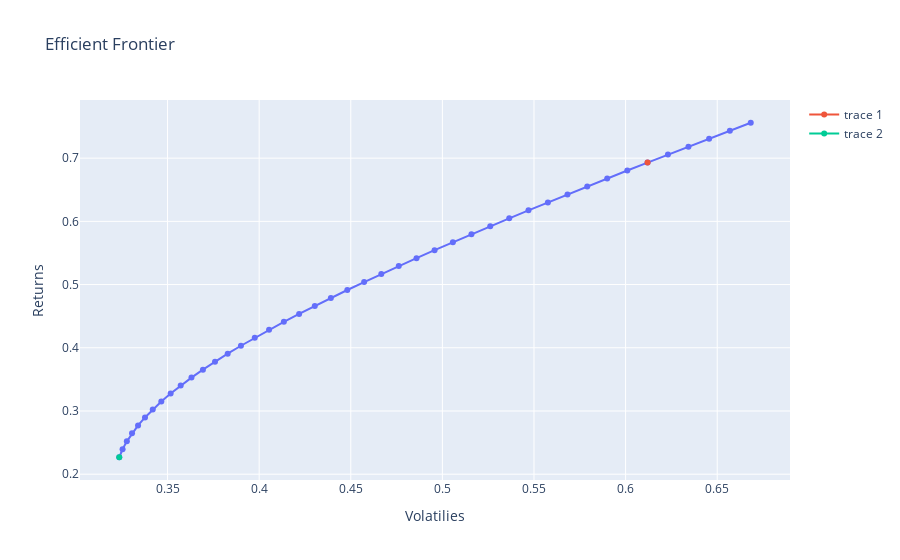

The notebook cell saved with this chart:
### Code cell
import plotly.express as px

hover_data = ['Sharpe', *tickers]

max_sharpe = df[df.Sharpe == df.Sharpe.max()]
min_vol = df[df.Volatilies == df.Volatilies.min()]

fig = px.line(df, x="Volatilies", y="Returns", hover_data=hover_data, title="Efficient Frontier")
fig.data[0].update(mode='markers+lines')

fig.add_scatter(x=max_sharpe.Volatilies, y=max_sharpe.Returns)
fig.add_scatter(x=min_vol.Volatilies, y=min_vol.Returns)

fig.show()

### Figure 1 — Plotly figure (JSON) as saved in the notebook; plotly's stock layout.template omitted (floating-point values rounded to 4 significant figures; data arrays with more than 128 entries replaced by an {"elided": "..."} marker saying what was removed)
{"data": [{"customdata": {"elided": "43x5 mixed values"}, "hovertemplate": "Volatilies=%{x}<br>Returns=%{y}<br>Sharpe=%{customdata[0]}<br>BPAC11.SA=%{customdata[1]}<br>ITUB4.SA=%{customdata[2]}<br>OIBR3.SA=%{customdata[3]}<br>PETR4.SA=%{customdata[4]}<extra></extra>", "legendgroup": "", "line": {"color": "#636efa", "dash": "solid"}, "mode": "markers+lines", "name": "", "orientation": "v", "showlegend": false, "type": "scatter", "x": [0.3236, 0.3255, 0.3278, 0.3306, 0.3339, 0.3377, 0.3419, 0.3466, 0.3517, 0.3572, 0.3631, 0.3693, 0.3759, 0.3828, 0.3901, 0.3976, 0.4054, 0.4135, 0.4218, 0.4304, 0.4391, 0.4481, 0.4573, 0.4667, 0.4762, 0.4859, 0.4957, 0.5057, 0.5159, 0.5261, 0.5365, 0.547, 0.5576, 0.5683, 0.5791, 0.59, 0.6009, 0.612, 0.6231, 0.6343, 0.6456, 0.6569, 0.6683], "xaxis": "x", "y": [0.2268, 0.2394, 0.252, 0.2646, 0.2772, 0.2898, 0.3024, 0.315, 0.3276, 0.3402, 0.3528, 0.3654, 0.378, 0.3906, 0.4032, 0.4158, 0.4284, 0.441, 0.4536, 0.4662, 0.4788, 0.4914, 0.504, 0.5166, 0.5292, 0.5418, 0.5544, 0.567, 0.5796, 0.5922, 0.6048, 0.6174, 0.63, 0.6426, 0.6552, 0.6678, 0.6804, 0.693, 0.7056, 0.7182, 0.7308, 0.7434, 0.756], "yaxis": "y"}, {"type": "scatter", "x": [0.612], "y": [0.693]}, {"type": "scatter", "x": [0.3236], "y": [0.2268]}], "layout": {"legend": {"tracegroupgap": 0}, "title": {"text": "Efficient Frontier"}, "xaxis": {"anchor": "y", "domain": [0, 1], "title": {"text": "Volatilies"}}, "yaxis": {"anchor": "x", "domain": [0, 1], "title": {"text": "Returns"}}}}
